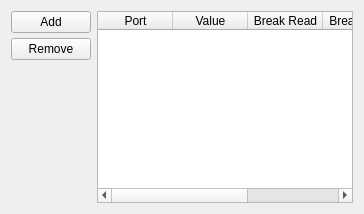
          <widget class="QWidget" name="tab_2">
           <attribute name="title">
            <string>Port Monitor</string>
           </attribute>
           <layout class="QHBoxLayout" name="horizontalLayout_25">
            <item>
             <layout class="QVBoxLayout" name="portVerticalLayout">
              <property name="spacing">
               <number>5</number>
              </property>
              <property name="rightMargin">
               <number>0</number>
              </property>
              <property name="bottomMargin">
               <number>0</number>
              </property>
              <item>
               <widget class="QPushButton" name="buttonAddPort">
                <property name="sizePolicy">
                 <sizepolicy hsizetype="Minimum" vsizetype="Fixed">
                  <horstretch>0</horstretch>
                  <verstretch>0</verstretch>
                 </sizepolicy>
                </property>
                <property name="text">
                 <string>Add</string>
                </property>
                <property name="icon">
                 <iconset resource="resources.qrc">
                  <normaloff>:/icons/resources/icons/plus.png</normaloff>:/icons/resources/icons/plus.png</iconset>
                </property>
               </widget>
              </item>
              <item>
               <widget class="QPushButton" name="buttonRemovePort">
                <property name="sizePolicy">
                 <sizepolicy hsizetype="Minimum" vsizetype="Fixed">
                  <horstretch>0</horstretch>
                  <verstretch>0</verstretch>
                 </sizepolicy>
                </property>
                <property name="text">
                 <string>Remove</string>
                </property>
                <property name="icon">
                 <iconset resource="resources.qrc">
                  <normaloff>:/icons/resources/icons/minus.png</normaloff>:/icons/resources/icons/minus.png</iconset>
                </property>
               </widget>
              </item>
              <item>
               <widget class="QLabel" name="portTypeLabel">
                <property name="text">
                 <string/>
                </property>
                <property name="alignment">
                 <set>Qt::AlignCenter</set>
                </property>
               </widget>
              </item>
              <item>
               <widget class="QLabel" name="portChangeLabel">
                <property name="text">
                 <string/>
                </property>
                <property name="alignment">
                 <set>Qt::AlignCenter</set>
                </property>
               </widget>
              </item>
              <item>
               <spacer name="portVerticalSpacer">
                <property name="orientation">
                 <enum>Qt::Vertical</enum>
                </property>
                <property name="sizeHint" stdset="0">
                 <size>
                  <width>20</width>
                  <height>40</height>
                 </size>
                </property>
               </spacer>
              </item>
             </layout>
            </item>
            <item>
             <widget class="QTableWidget" name="portView">
              <property name="focusPolicy">
               <enum>Qt::NoFocus</enum>
              </property>
              <property name="sizeAdjustPolicy">
               <enum>QAbstractScrollArea::AdjustIgnored</enum>
              </property>
              <property name="autoScroll">
               <bool>false</bool>
              </property>
              <property name="editTriggers">
               <set>QAbstractItemView::AllEditTriggers</set>
              </property>
              <property name="showDropIndicator" stdset="0">
               <bool>false</bool>
              </property>
              <property name="dragDropOverwriteMode">
               <bool>false</bool>
              </property>
              <property name="selectionMode">
               <enum>QAbstractItemView::SingleSelection</enum>
              </property>
              <property name="selectionBehavior">
               <enum>QAbstractItemView::SelectRows</enum>
              </property>
              <property name="sortingEnabled">
               <bool>false</bool>
              </property>
              <property name="wordWrap">
               <bool>false</bool>
              </property>
              <property name="cornerButtonEnabled">
               <bool>false</bool>
              </property>
              <attribute name="horizontalHeaderCascadingSectionResizes">
               <bool>false</bool>
              </attribute>
              <attribute name="horizontalHeaderDefaultSectionSize">
               <number>70</number>
              </attribute>
              <attribute name="horizontalHeaderHighlightSections">
               <bool>false</bool>
              </attribute>
              <attribute name="horizontalHeaderMinimumSectionSize">
               <number>75</number>
              </attribute>
              <attribute name="horizontalHeaderShowSortIndicator" stdset="0">
               <bool>false</bool>
              </attribute>
              <attribute name="horizontalHeaderStretchLastSection">
               <bool>false</bool>
              </attribute>
              <attribute name="verticalHeaderVisible">
               <bool>false</bool>
              </attribute>
              <attribute name="verticalHeaderCascadingSectionResizes">
               <bool>false</bool>
              </attribute>
              <attribute name="verticalHeaderDefaultSectionSize">
               <number>21</number>
              </attribute>
              <attribute name="verticalHeaderHighlightSections">
               <bool>false</bool>
              </attribute>
              <column>
               <property name="text">
                <string>Port</string>
               </property>
              </column>
              <column>
               <property name="text">
                <string>Value</string>
               </property>
              </column>
              <column>
               <property name="text">
                <string>Break Read</string>
               </property>
              </column>
              <column>
               <property name="text">
                <string>Break Write</string>
               </property>
              </column>
              <column>
               <property name="text">
                <string>Freeze</string>
               </property>
              </column>
             </widget>
            </item>
           </layout>
          </widget>
